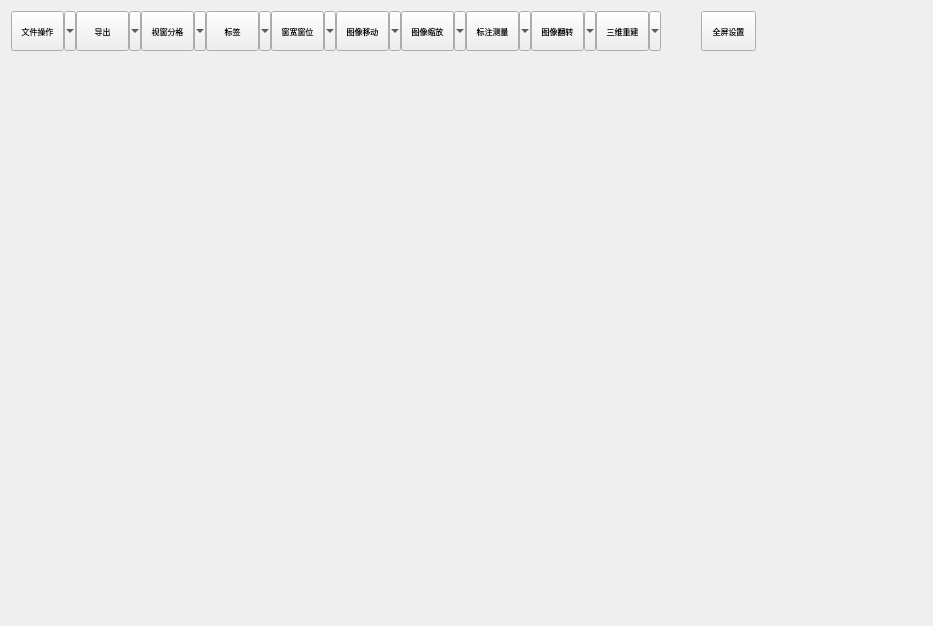
<?xml version="1.0" encoding="UTF-8"?>
<ui version="4.0">
 <class>DicomViewer</class>
 <widget class="QWidget" name="DicomViewer">
  <property name="geometry">
   <rect>
    <x>0</x>
    <y>0</y>
    <width>933</width>
    <height>626</height>
   </rect>
  </property>
  <property name="windowTitle">
   <string>Dicom Viewer</string>
  </property>
  <layout class="QHBoxLayout" name="horizontalLayout_2">
   <item>
    <layout class="QVBoxLayout" name="verticalLayout">
     <property name="leftMargin">
      <number>0</number>
     </property>
     <property name="topMargin">
      <number>0</number>
     </property>
     <property name="rightMargin">
      <number>0</number>
     </property>
     <property name="bottomMargin">
      <number>0</number>
     </property>
     <item>
      <widget class="QWidget" name="tool_widget" native="true">
       <property name="sizePolicy">
        <sizepolicy hsizetype="Preferred" vsizetype="Preferred">
         <horstretch>0</horstretch>
         <verstretch>0</verstretch>
        </sizepolicy>
       </property>
       <property name="minimumSize">
        <size>
         <width>0</width>
         <height>40</height>
        </size>
       </property>
       <property name="maximumSize">
        <size>
         <width>16777215</width>
         <height>40</height>
        </size>
       </property>
       <property name="CustomStyle" stdset="0">
        <string>dcmviewer_tool_bg</string>
       </property>
       <layout class="QHBoxLayout" name="horizontalLayout">
        <property name="spacing">
         <number>0</number>
        </property>
        <property name="leftMargin">
         <number>0</number>
        </property>
        <property name="topMargin">
         <number>0</number>
        </property>
        <property name="rightMargin">
         <number>0</number>
        </property>
        <property name="bottomMargin">
         <number>0</number>
        </property>
        <item>
         <widget class="QToolButton" name="fileBtn">
          <property name="minimumSize">
           <size>
            <width>65</width>
            <height>40</height>
           </size>
          </property>
          <property name="maximumSize">
           <size>
            <width>65</width>
            <height>40</height>
           </size>
          </property>
          <property name="font">
           <font>
            <family>Microsoft YaHei</family>
            <pointsize>6</pointsize>
           </font>
          </property>
          <property name="toolTip">
           <string>&lt;html&gt;&lt;head/&gt;&lt;body&gt;&lt;p&gt;检索并加载文件夹图像&lt;/p&gt;&lt;/body&gt;&lt;/html&gt;</string>
          </property>
          <property name="autoFillBackground">
           <bool>true</bool>
          </property>
          <property name="text">
           <string>文件操作</string>
          </property>
          <property name="icon">
           <iconset resource="../resources/dicomviewer.qrc">
            <normaloff>:/png/open.png</normaloff>:/png/open.png</iconset>
          </property>
          <property name="checkable">
           <bool>false</bool>
          </property>
          <property name="popupMode">
           <enum>QToolButton::MenuButtonPopup</enum>
          </property>
          <property name="toolButtonStyle">
           <enum>Qt::ToolButtonTextUnderIcon</enum>
          </property>
          <property name="autoRaise">
           <bool>false</bool>
          </property>
          <property name="CustomStyle" stdset="0">
           <string>comb_dcmviewer_begin</string>
          </property>
         </widget>
        </item>
        <item>
         <widget class="QToolButton" name="exportBtn">
          <property name="minimumSize">
           <size>
            <width>65</width>
            <height>40</height>
           </size>
          </property>
          <property name="maximumSize">
           <size>
            <width>65</width>
            <height>40</height>
           </size>
          </property>
          <property name="font">
           <font>
            <family>Microsoft YaHei</family>
            <pointsize>6</pointsize>
           </font>
          </property>
          <property name="toolTip">
           <string>&lt;html&gt;&lt;head/&gt;&lt;body&gt;&lt;p&gt;导出图像&lt;/p&gt;&lt;/body&gt;&lt;/html&gt;</string>
          </property>
          <property name="text">
           <string>导出</string>
          </property>
          <property name="icon">
           <iconset resource="../resources/dicomviewer.qrc">
            <normaloff>:/png/share.png</normaloff>:/png/share.png</iconset>
          </property>
          <property name="popupMode">
           <enum>QToolButton::MenuButtonPopup</enum>
          </property>
          <property name="toolButtonStyle">
           <enum>Qt::ToolButtonTextUnderIcon</enum>
          </property>
          <property name="CustomStyle" stdset="0">
           <string>comb_dcmviewer</string>
          </property>
         </widget>
        </item>
        <item>
         <widget class="QToolButton" name="gridBtn">
          <property name="minimumSize">
           <size>
            <width>65</width>
            <height>40</height>
           </size>
          </property>
          <property name="maximumSize">
           <size>
            <width>65</width>
            <height>40</height>
           </size>
          </property>
          <property name="font">
           <font>
            <family>Microsoft YaHei</family>
            <pointsize>6</pointsize>
           </font>
          </property>
          <property name="toolTip">
           <string>&lt;html&gt;&lt;head/&gt;&lt;body&gt;&lt;p&gt;视图分格&lt;/p&gt;&lt;/body&gt;&lt;/html&gt;</string>
          </property>
          <property name="text">
           <string>视窗分格</string>
          </property>
          <property name="icon">
           <iconset resource="../resources/dicomviewer.qrc">
            <normaloff>:/png/grid.png</normaloff>:/png/grid.png</iconset>
          </property>
          <property name="popupMode">
           <enum>QToolButton::MenuButtonPopup</enum>
          </property>
          <property name="toolButtonStyle">
           <enum>Qt::ToolButtonTextUnderIcon</enum>
          </property>
          <property name="CustomStyle" stdset="0">
           <string>comb_dcmviewer</string>
          </property>
         </widget>
        </item>
        <item>
         <widget class="QToolButton" name="annoBtn">
          <property name="minimumSize">
           <size>
            <width>65</width>
            <height>40</height>
           </size>
          </property>
          <property name="maximumSize">
           <size>
            <width>65</width>
            <height>40</height>
           </size>
          </property>
          <property name="font">
           <font>
            <family>Microsoft YaHei</family>
            <pointsize>6</pointsize>
           </font>
          </property>
          <property name="toolTip">
           <string>&lt;html&gt;&lt;head/&gt;&lt;body&gt;&lt;p&gt;显示/隐藏角注&lt;/p&gt;&lt;/body&gt;&lt;/html&gt;</string>
          </property>
          <property name="text">
           <string>标签</string>
          </property>
          <property name="icon">
           <iconset resource="../resources/dicomviewer.qrc">
            <normaloff>:/png/anno.png</normaloff>:/png/anno.png</iconset>
          </property>
          <property name="checkable">
           <bool>false</bool>
          </property>
          <property name="popupMode">
           <enum>QToolButton::MenuButtonPopup</enum>
          </property>
          <property name="toolButtonStyle">
           <enum>Qt::ToolButtonTextUnderIcon</enum>
          </property>
          <property name="CustomStyle" stdset="0">
           <string>comb_dcmviewer</string>
          </property>
         </widget>
        </item>
        <item>
         <widget class="QToolButton" name="adjustBtn">
          <property name="minimumSize">
           <size>
            <width>65</width>
            <height>40</height>
           </size>
          </property>
          <property name="maximumSize">
           <size>
            <width>65</width>
            <height>40</height>
           </size>
          </property>
          <property name="baseSize">
           <size>
            <width>0</width>
            <height>0</height>
           </size>
          </property>
          <property name="font">
           <font>
            <family>Microsoft YaHei</family>
            <pointsize>6</pointsize>
           </font>
          </property>
          <property name="toolTip">
           <string>&lt;html&gt;&lt;head/&gt;&lt;body&gt;&lt;p&gt;调整窗宽窗位&lt;/p&gt;&lt;/body&gt;&lt;/html&gt;</string>
          </property>
          <property name="text">
           <string>窗宽窗位</string>
          </property>
          <property name="icon">
           <iconset resource="../resources/dicomviewer.qrc">
            <normaloff>:/png/adjust.png</normaloff>:/png/adjust.png</iconset>
          </property>
          <property name="checkable">
           <bool>false</bool>
          </property>
          <property name="popupMode">
           <enum>QToolButton::MenuButtonPopup</enum>
          </property>
          <property name="toolButtonStyle">
           <enum>Qt::ToolButtonTextUnderIcon</enum>
          </property>
          <property name="CustomStyle" stdset="0">
           <string>comb_dcmviewer</string>
          </property>
         </widget>
        </item>
        <item>
         <widget class="QToolButton" name="panBtn">
          <property name="minimumSize">
           <size>
            <width>65</width>
            <height>40</height>
           </size>
          </property>
          <property name="maximumSize">
           <size>
            <width>65</width>
            <height>40</height>
           </size>
          </property>
          <property name="font">
           <font>
            <family>Microsoft YaHei</family>
            <pointsize>6</pointsize>
           </font>
          </property>
          <property name="toolTip">
           <string>&lt;html&gt;&lt;head/&gt;&lt;body&gt;&lt;p&gt;图像平移&lt;/p&gt;&lt;/body&gt;&lt;/html&gt;</string>
          </property>
          <property name="text">
           <string>图像移动</string>
          </property>
          <property name="icon">
           <iconset resource="../resources/dicomviewer.qrc">
            <normaloff>:/png/move.png</normaloff>:/png/move.png</iconset>
          </property>
          <property name="checkable">
           <bool>false</bool>
          </property>
          <property name="popupMode">
           <enum>QToolButton::MenuButtonPopup</enum>
          </property>
          <property name="toolButtonStyle">
           <enum>Qt::ToolButtonTextUnderIcon</enum>
          </property>
          <property name="CustomStyle" stdset="0">
           <string>comb_dcmviewer</string>
          </property>
         </widget>
        </item>
        <item>
         <widget class="QToolButton" name="zoomBtn">
          <property name="minimumSize">
           <size>
            <width>65</width>
            <height>40</height>
           </size>
          </property>
          <property name="maximumSize">
           <size>
            <width>65</width>
            <height>40</height>
           </size>
          </property>
          <property name="font">
           <font>
            <family>Microsoft YaHei</family>
            <pointsize>6</pointsize>
           </font>
          </property>
          <property name="toolTip">
           <string>&lt;html&gt;&lt;head/&gt;&lt;body&gt;&lt;p&gt;图像缩放&lt;/p&gt;&lt;/body&gt;&lt;/html&gt;</string>
          </property>
          <property name="text">
           <string>图像缩放</string>
          </property>
          <property name="icon">
           <iconset resource="../resources/dicomviewer.qrc">
            <normaloff>:/png/zoom.png</normaloff>:/png/zoom.png</iconset>
          </property>
          <property name="checkable">
           <bool>false</bool>
          </property>
          <property name="popupMode">
           <enum>QToolButton::MenuButtonPopup</enum>
          </property>
          <property name="toolButtonStyle">
           <enum>Qt::ToolButtonTextUnderIcon</enum>
          </property>
          <property name="CustomStyle" stdset="0">
           <string>comb_dcmviewer</string>
          </property>
         </widget>
        </item>
        <item>
         <widget class="QToolButton" name="marksBtn">
          <property name="minimumSize">
           <size>
            <width>65</width>
            <height>40</height>
           </size>
          </property>
          <property name="maximumSize">
           <size>
            <width>65</width>
            <height>40</height>
           </size>
          </property>
          <property name="font">
           <font>
            <family>Microsoft YaHei</family>
            <pointsize>6</pointsize>
           </font>
          </property>
          <property name="toolTip">
           <string>&lt;html&gt;&lt;head/&gt;&lt;body&gt;&lt;p&gt;标注和测量&lt;/p&gt;&lt;/body&gt;&lt;/html&gt;</string>
          </property>
          <property name="text">
           <string>标注测量</string>
          </property>
          <property name="icon">
           <iconset resource="../resources/dicomviewer.qrc">
            <normaloff>:/png/measure.png</normaloff>:/png/measure.png</iconset>
          </property>
          <property name="checkable">
           <bool>false</bool>
          </property>
          <property name="popupMode">
           <enum>QToolButton::MenuButtonPopup</enum>
          </property>
          <property name="toolButtonStyle">
           <enum>Qt::ToolButtonTextUnderIcon</enum>
          </property>
          <property name="CustomStyle" stdset="0">
           <string>comb_dcmviewer</string>
          </property>
         </widget>
        </item>
        <item>
         <widget class="QToolButton" name="flipBtn">
          <property name="minimumSize">
           <size>
            <width>65</width>
            <height>40</height>
           </size>
          </property>
          <property name="maximumSize">
           <size>
            <width>65</width>
            <height>40</height>
           </size>
          </property>
          <property name="font">
           <font>
            <family>Microsoft YaHei</family>
            <pointsize>6</pointsize>
           </font>
          </property>
          <property name="toolTip">
           <string>&lt;html&gt;&lt;head/&gt;&lt;body&gt;&lt;p&gt;图像翻转&lt;/p&gt;&lt;/body&gt;&lt;/html&gt;</string>
          </property>
          <property name="text">
           <string>图像翻转</string>
          </property>
          <property name="icon">
           <iconset resource="../resources/dicomviewer.qrc">
            <normaloff>:/png/flip.png</normaloff>:/png/flip.png</iconset>
          </property>
          <property name="popupMode">
           <enum>QToolButton::MenuButtonPopup</enum>
          </property>
          <property name="toolButtonStyle">
           <enum>Qt::ToolButtonTextUnderIcon</enum>
          </property>
          <property name="autoRaise">
           <bool>false</bool>
          </property>
          <property name="arrowType">
           <enum>Qt::NoArrow</enum>
          </property>
          <property name="CustomStyle" stdset="0">
           <string>comb_dcmviewer</string>
          </property>
         </widget>
        </item>
        <item>
         <widget class="QToolButton" name="pluginBtn">
          <property name="minimumSize">
           <size>
            <width>65</width>
            <height>40</height>
           </size>
          </property>
          <property name="maximumSize">
           <size>
            <width>65</width>
            <height>40</height>
           </size>
          </property>
          <property name="font">
           <font>
            <family>Microsoft YaHei</family>
            <pointsize>6</pointsize>
           </font>
          </property>
          <property name="toolTip">
           <string>&lt;html&gt;&lt;head/&gt;&lt;body&gt;&lt;p&gt;三维重建及MPR&lt;/p&gt;&lt;/body&gt;&lt;/html&gt;</string>
          </property>
          <property name="text">
           <string>三维重建</string>
          </property>
          <property name="icon">
           <iconset resource="../resources/dicomviewer.qrc">
            <normaloff>:/png/reconstruction.png</normaloff>:/png/reconstruction.png</iconset>
          </property>
          <property name="popupMode">
           <enum>QToolButton::MenuButtonPopup</enum>
          </property>
          <property name="toolButtonStyle">
           <enum>Qt::ToolButtonTextUnderIcon</enum>
          </property>
          <property name="autoRaise">
           <bool>false</bool>
          </property>
          <property name="arrowType">
           <enum>Qt::NoArrow</enum>
          </property>
          <property name="CustomStyle" stdset="0">
           <string>comb_dcmviewer</string>
          </property>
         </widget>
        </item>
        <item>
         <spacer name="horizontalSpacer">
          <property name="orientation">
           <enum>Qt::Horizontal</enum>
          </property>
          <property name="sizeHint" stdset="0">
           <size>
            <width>40</width>
            <height>20</height>
           </size>
          </property>
         </spacer>
        </item>
        <item>
         <widget class="QToolButton" name="fullScreenBtn">
          <property name="minimumSize">
           <size>
            <width>55</width>
            <height>40</height>
           </size>
          </property>
          <property name="maximumSize">
           <size>
            <width>55</width>
            <height>40</height>
           </size>
          </property>
          <property name="font">
           <font>
            <family>Microsoft YaHei</family>
            <pointsize>6</pointsize>
           </font>
          </property>
          <property name="text">
           <string>全屏设置</string>
          </property>
          <property name="icon">
           <iconset resource="../resources/dicomviewer.qrc">
            <normaloff>:/png/full_screen.png</normaloff>:/png/full_screen.png</iconset>
          </property>
          <property name="checkable">
           <bool>true</bool>
          </property>
          <property name="toolButtonStyle">
           <enum>Qt::ToolButtonTextUnderIcon</enum>
          </property>
         </widget>
        </item>
       </layout>
      </widget>
     </item>
     <item>
      <widget class="ViewContainerWidget" name="viewContainer" native="true">
       <property name="sizePolicy">
        <sizepolicy hsizetype="Expanding" vsizetype="Expanding">
         <horstretch>0</horstretch>
         <verstretch>0</verstretch>
        </sizepolicy>
       </property>
      </widget>
     </item>
    </layout>
   </item>
   <item>
    <widget class="QScrollArea" name="scrollArea">
     <property name="maximumSize">
      <size>
       <width>300</width>
       <height>16777215</height>
      </size>
     </property>
     <property name="frameShape">
      <enum>QFrame::NoFrame</enum>
     </property>
     <property name="frameShadow">
      <enum>QFrame::Plain</enum>
     </property>
     <property name="lineWidth">
      <number>0</number>
     </property>
     <property name="verticalScrollBarPolicy">
      <enum>Qt::ScrollBarAsNeeded</enum>
     </property>
     <property name="horizontalScrollBarPolicy">
      <enum>Qt::ScrollBarAsNeeded</enum>
     </property>
     <property name="sizeAdjustPolicy">
      <enum>QAbstractScrollArea::AdjustIgnored</enum>
     </property>
     <property name="widgetResizable">
      <bool>true</bool>
     </property>
     <property name="alignment">
      <set>Qt::AlignCenter</set>
     </property>
     <widget class="ThumbnailBarWidget" name="thumbnailBar">
      <property name="enabled">
       <bool>true</bool>
      </property>
      <property name="geometry">
       <rect>
        <x>0</x>
        <y>0</y>
        <width>157</width>
        <height>604</height>
       </rect>
      </property>
     </widget>
    </widget>
   </item>
  </layout>
 </widget>
 <customwidgets>
  <customwidget>
   <class>ViewContainerWidget</class>
   <extends>QWidget</extends>
   <header location="global">view/KissView</header>
   <container>1</container>
  </customwidget>
  <customwidget>
   <class>ThumbnailBarWidget</class>
   <extends>QWidget</extends>
   <header location="global">view/KissView</header>
   <container>1</container>
  </customwidget>
 </customwidgets>
 <resources>
  <include location="../resources/dicomviewer.qrc"/>
  <include location="../resources/dicomviewer.qrc"/>
  <include location="../resources/dicomviewer.qrc"/>
  <include location="../resources/dicomviewer.qrc"/>
 </resources>
 <connections/>
</ui>
